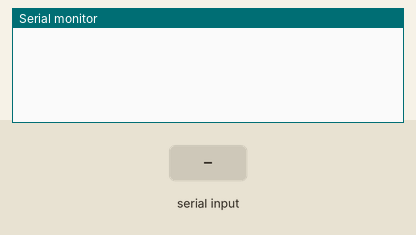
The sketch below on a simulated ESP8266 (NodeMCU). On the bench: the last lines printed to the serial monitor. Inputs (shaded band) come from the test bench. WiFi joins after 1.5 s; servers stay silent unless stated.

Above: at 3.0 s.
3.1 s: "90,45,200\n" received over Serial
At 4.1 s:
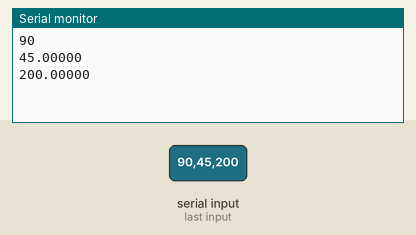
4.6 s: "30,150,10\n" received over Serial
At 5.2 s:
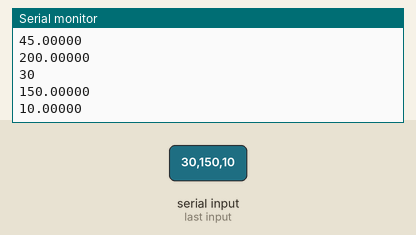
Timing chart, 0 to 7.6 s (numbered marks = the images above; inputs shaded):
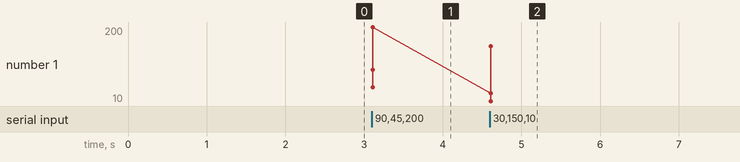

Measured:
- after the input at 3.1 s, the serial monitor: prints a new line at once (image 1)
- after the input at 4.6 s, the serial monitor: prints a new line at once (image 2)
- plotted number 1: 200 → 10 after the input at 4.6 s

The sketch:

ESP8266Implementation.ino
```cpp
//Author Details.
//Name: Marvin Matata Mwendwa
//Admission no: 096990
//Supervisor: Daniel Machanje

//Configure the board manager and the port allocated to the device
//Board: NodeMCU
//Port: COM7 (Depends on your computer)#define BLYNK_PRINT Serial

#include <ESP8266WiFi.h>
#include <BlynkSimpleEsp8266.h>
#include <SoftwareSerial.h>
#include <SimpleTimer.h>

WidgetMap myMap(V0);

char auth[] = "U8btnZgjTHNgrS7ANO2pYK-Gm-H4qzgV"; // Authorization token
//Example of WiFi configurations.

//Strathmore Wifi configureation
const char *ssid =  "strathmore";
const char *pass =  "5trathm0re";

//const char *ssid =  "DAM ESTATE 70";
//const char *pass =  "Mengere@123";

//Home configuration
//onst char *ssid =  "JTL Faiba";
//const char *pass =  "Matata@345";

SimpleTimer timer;

String myString; // complete message from Arduino, which consists of snesors data
char rdata; // received characters
String gpsdata = "";

int myindex;
float mylat;
float mylon;
String myvalue;
double fahad;

int firstVal, secondVal, thirdVal; // sensors
// This function sends Arduino's up time every second to Virtual Pin (1).
// In the app, Widget's reading frequency should be set to PUSH. This means
// that you define how often to send data to Blynk App.
void myTimerEvent()
{
  // You can send any value at any time.
  // Please don't send more that 10 values per second.
  Blynk.virtualWrite(V1, millis() / 1000);

}


void setup()
{
  // Debug console
  Serial.begin(9600);

  Blynk.begin(auth, ssid, pass);

  timer.setInterval(1000L, sensorvalue1);

}

void loop()
{
  if (Serial.available() == 0 )
  {
    Blynk.run();
    timer.run(); // Initiates BlynkTimer
  }

  if (Serial.available() > 0 )
  {
    rdata = Serial.read();
    myString = myString + rdata;
    // Serial.print(rdata);
    if ( rdata == '\n')
    {
      gpsdata = myString;
      String k = getValue(myString, ',', 0); // index
      String m = getValue(myString, ',', 1); // lati
      String n = getValue(myString, ',', 2); // longi
      String o = getValue(myString, ',', 3); // Value

      myindex = k.toInt();
      mylat = m.toFloat();
      mylon = n.toFloat();
      myvalue = o;

      Serial.println(myindex);
      Serial.println(mylat,5);
      Serial.println(mylon,5);

      Serial.println(myvalue);

      myString = "";
      // end new code
    }
  }

}

void sensorvalue1()
{
  // You can send any value at any time.
  // Please don't send more that 10 values per second.
  // Blynk.virtualWrite(V2, gpsdata);
  myMap.location( myindex, mylat, mylon, myvalue);

}


String getValue(String data, char separator, int index)
{
  int found = 0;
  int strIndex[] = { 0, -1 };
  int maxIndex = data.length() - 1;

  for (int i = 0; i <= maxIndex && found <= index; i++) {
    if (data.charAt(i) == separator || i == maxIndex) {
      found++;
      strIndex[0] = strIndex[1] + 1;
      strIndex[1] = (i == maxIndex) ? i + 1 : i;
    }
  }
  return found > index ? data.substring(strIndex[0], strIndex[1]) : "";
}
```
